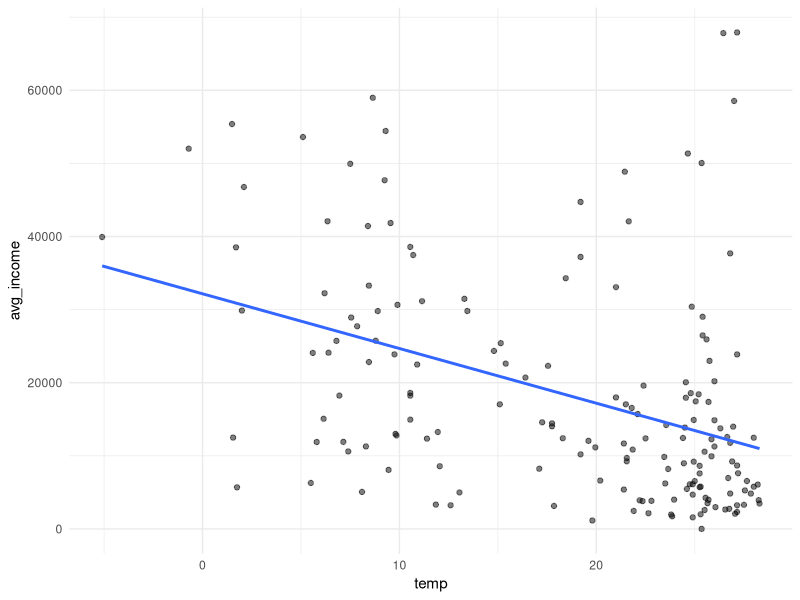

This chart was generated by the following R code:
## ---- chunk 1
library(tidyverse)
library(knitr)
library(rpart)
library(partykit)
opts_chunk$set(warning = FALSE, message = FALSE)
## ---- chunk 2
income <- read_csv('wid_data.csv')
income <- income %>%
  rename(
    avg_income = `anninc_992_i_2021
National income
Total population | average income or wealth | adults | individual |  | ppp | constant (2021)
2021`)

temperature <- read_csv('table-1.csv')
temperature <- temperature %>% 
  rename(
    temp = `Average yearly temperature (1961–1990 Celsius)`
  )

## ---- chunk 3
temperature_income <- merge(x = income, y = temperature, by = "Country")
## ---- chunk 4
temperature_income$temp <- as.numeric(temperature_income$temp)
## ---- chunk 5
temperature_income %>% ggplot(aes(x = temp, y = avg_income)) +
  geom_point(alpha = 0.5) + 
  geom_smooth(method = 'lm', se = FALSE) +
  theme_minimal()
## ---- chunk 6
model1 <- lm(avg_income ~ temp, data = temperature_income)
summary(model1)$coefficients
cor(x = temperature_income$temp, y = temperature_income$avg_income)
summary(model1)$r.squared
